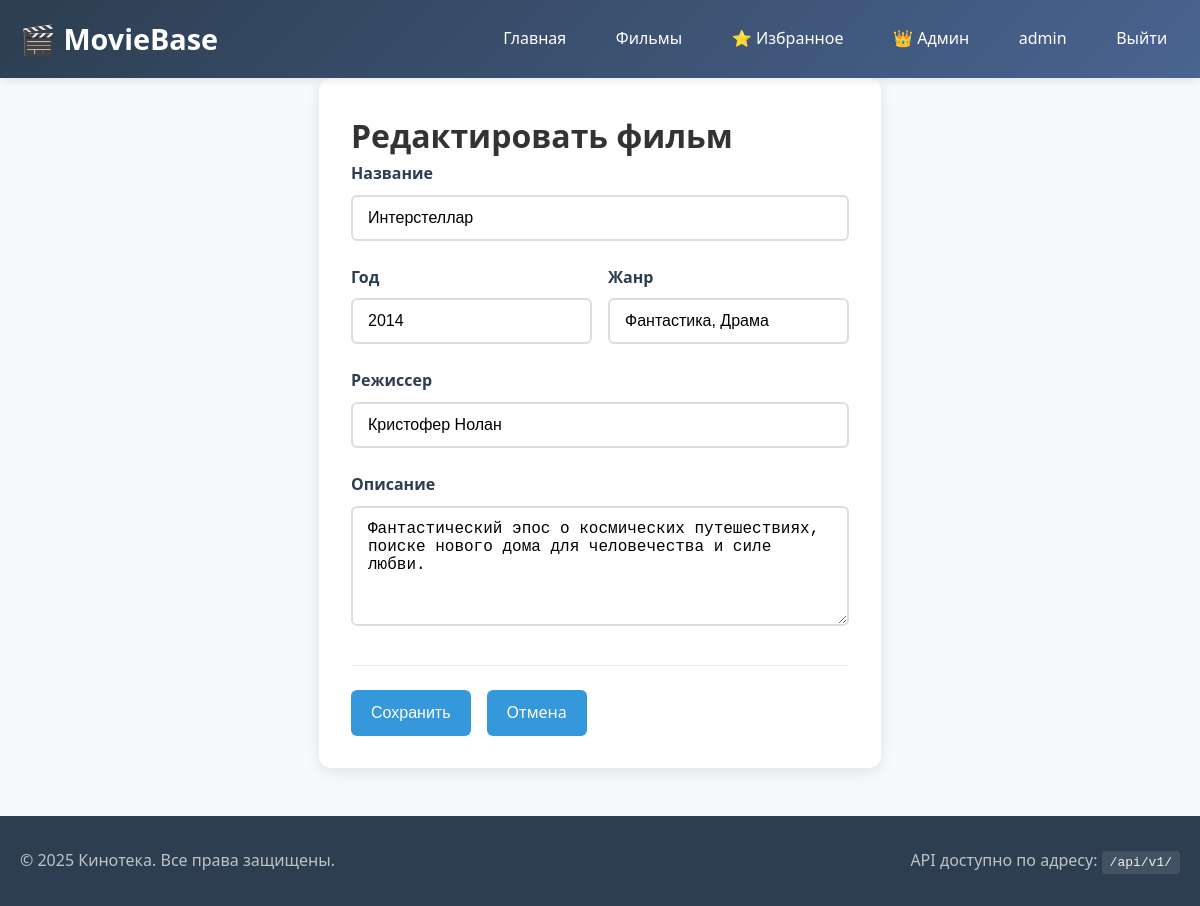
/movie/1/edit (signed in), run on the app's committed database.
### models.py (models this page shows, shortened)
class User(UserMixin, db.Model):
    __tablename__ = 'user'
    id = db.Column(db.Integer, primary_key=True)
    username = db.Column(db.String(80), unique=True, nullable=False)
    email = db.Column(db.String(120), nullable=True)
    password_hash = db.Column(db.String(200))
    is_admin = db.Column(db.Boolean, default=False)
    created_at = db.Column(db.DateTime, default=datetime.utcnow)
    favorite_movies = db.relationship('Movie',
                                      secondary=user_favorites,
                                      backref=db.backref('favorited_by', lazy='dynamic'),
                                      lazy='dynamic')
    reviews = db.relationship('Review', backref='user', lazy='dynamic', cascade='all, delete-orphan')
    reviews = db.relationship('Review', backref='user', lazy='dynamic', cascade='all, delete-orphan')
    favorite_movies = db.relationship('Movie',
                                      secondary=user_favorites,
                                      backref=db.backref('favorited_by', lazy='dynamic'),
                                      lazy='dynamic')

class Movie(db.Model):
    __tablename__ = 'movie'
    id = db.Column(db.Integer, primary_key=True)
    title = db.Column(db.String(200), nullable=False, index=True)
    year = db.Column(db.Integer, nullable=False, index=True)
    director = db.Column(db.String(100))
    description = db.Column(db.Text)
    genre = db.Column(db.String(100))
    rating = db.Column(db.Float, default=0.0)
    created_at = db.Column(db.DateTime, default=datetime.utcnow)
    reviews = db.relationship('Review', backref='movie', lazy='dynamic', cascade='all, delete-orphan')

### app.py (the view, shortened to what this page needs)
@app.route('/movie/<int:movie_id>/edit', methods=['GET', 'POST'])
@login_required
def edit_movie(movie_id):
    if not current_user.is_admin:
        abort(403)
    movie = Movie.query.get_or_404(movie_id)
    form = MovieForm(obj=movie)
    return render_template('movie_add.html', form=form, movie=movie, title='Редактировать фильм')

### app.py
class MovieForm(FlaskForm):
    title = StringField('Название', validators=[DataRequired()])
    year = IntegerField('Год', validators=[DataRequired(), NumberRange(min=1900, max=2100)])
    director = StringField('Режиссер')
    description = TextAreaField('Описание')
    genre = StringField('Жанр')
    submit = SubmitField('Сохранить')

### app.py (called while the page is built)
@login_manager.user_loader
def load_user(user_id):
    return User.query.get(int(user_id))

### templates/movie_add.html (shortened to what this page needs)
{% extends "base.html" %}
{% block content %}
<div class="form-container">
    <h1>{% if movie %}Редактировать фильм{% else %}Добавить новый фильм{% endif %}</h1>
    <form method="POST" class="movie-form">
        <div class="form-group">
            {{ form.title.label }}
            {{ form.title(class="form-control", placeholder="Введите название фильма") }}
        </div>
        <div class="form-row">
            <div class="form-group">
                {{ form.year.label }}
                {{ form.year(class="form-control", placeholder="Год выпуска") }}
            </div>
            <div class="form-group">
                {{ form.genre.label }}
                {{ form.genre(class="form-control", placeholder="Жанр") }}
            </div>
        </div>
        <div class="form-group">
            {{ form.director.label }}
            {{ form.director(class="form-control", placeholder="Режиссер") }}
        </div>
        <div class="form-group">
            {{ form.description.label }}
            {{ form.description(class="form-control", rows=5, placeholder="Описание фильма") }}
        </div>
        <div class="form-actions">
            {{ form.submit(class="btn btn-primary") }}
            <a href="{% if movie %}{{ url_for('movie_detail', movie_id=movie.id) }}{% else %}{{ url_for('movie_list') }}{% endif %}"
               class="btn">Отмена</a>
        </div>
    </form>
</div>
{% endblock %}

### templates/base.html (shortened to what this page needs)
<!DOCTYPE html>
<html lang="ru">
<head>
    <link rel="stylesheet" href="{{ url_for('static', filename='style.css') }}">
</head>
<body>
<nav class="navbar">
    <div class="container">
        <a class="logo" href="{{ url_for('index') }}">🎬 MovieBase</a>
        <div class="nav-links">
            <a href="{{ url_for('index') }}">Главная</a>
            <a href="{{ url_for('movie_list') }}">Фильмы</a>
            {% if current_user.is_authenticated %}
            <a href="{{ url_for('favorites') }}">⭐ Избранное</a>
            {% if current_user.is_admin %}
            <div class="admin-dropdown">
                <a href="#" class="admin-toggle">👑 Админ</a>
            </div>
            {% endif %}
            <a href="{{ url_for('profile') }}">{{ current_user.username }}</a>
            <a href="{{ url_for('logout') }}">Выйти</a>
            {% else %}
            <a href="{{ url_for('login') }}">Войти</a>
            <a href="{{ url_for('register') }}">Регистрация</a>
            {% endif %}
        </div>
    </div>
</nav>
<div class="container">
    {% block content %}{% endblock %}
</div>
<footer>
    <div class="container">
        <p>© 2025 Кинотека. Все права защищены.</p>
        <p>API доступно по адресу: <code>/api/v1/</code></p>
    </div>
</footer>
</body>
</html>

### static/style.css (style rules this page uses)
* { margin: 0; padding: 0; box-sizing: border-box; }
body { font-family: 'Segoe UI', Tahoma, Geneva, Verdana, sans-serif; line-height: 1.6; color: #333; background-color: #f8f9fa; min-height: 100vh; display: flex; flex-direction: column; }
.container { max-width: 1200px; margin: 0 auto; padding: 0 20px; flex: 1; }
.navbar { background: linear-gradient(135deg, #2c3e50, #4a6491); color: white; padding: 1rem 0; box-shadow: 0 2px 10px rgba(0, 0, 0, 0.1); position: sticky; top: 0; z-index: 1000; }
.navbar .container { display: flex; justify-content: space-between; align-items: center; }
.logo { font-size: 1.8rem; font-weight: bold; color: white; text-decoration: none; display: flex; align-items: center; gap: 10px; }
.nav-links { display: flex; gap: 1.5rem; align-items: center; }
.nav-links a { color: white; text-decoration: none; padding: 0.5rem 0.8rem; border-radius: 4px; transition: all 0.3s; font-weight: 500; }
.btn { display: inline-block; padding: 10px 20px; border: none; border-radius: 6px; cursor: pointer; font-size: 1rem; text-decoration: none; transition: all 0.3s; font-weight: 500; }
.btn-primary { background: #3498db; color: white; }
.form-container { max-width: 800px; margin: 0 auto; background: white; padding: 2rem; border-radius: 12px; box-shadow: 0 4px 15px rgba(0, 0, 0, 0.1); }
.form-group { margin-bottom: 1.5rem; }
.form-group label { display: block; margin-bottom: 0.5rem; font-weight: 600; color: #2c3e50; }
.form-control { width: 100%; padding: 12px 15px; border: 2px solid #ddd; border-radius: 6px; font-size: 1rem; transition: border-color 0.3s; }
textarea.form-control { min-height: 120px; resize: vertical; }
.form-row { display: grid; grid-template-columns: 1fr 1fr; gap: 1rem; }
.form-actions { display: flex; gap: 1rem; margin-top: 2rem; padding-top: 1.5rem; border-top: 1px solid #eee; }
footer { background: #2c3e50; color: white; padding: 2rem 0; margin-top: 3rem; text-align: center; }
footer .container { display: flex; justify-content: space-between; align-items: center; flex-wrap: wrap; gap: 1rem; }
footer p { margin: 0; color: #bdc3c7; }
footer code { background: rgba(255, 255, 255, 0.1); padding: 4px 8px; border-radius: 4px; font-family: monospace; color: #ecf0f1; }
.admin-dropdown { position: relative; display: inline-block; }
.admin-toggle { display: flex; align-items: center; gap: 5px; }
.btn { display: inline-block; padding: 10px 20px; background: #3498db; color: white; text-decoration: none; border-radius: 6px; border: none; cursor: pointer; font-size: 1rem; transition: all 0.3s; font-weight: 500; }

### data on the page
User: username "admin"
Movie: title "Интерстеллар", year "2014", genre "Фантастика, Драма", director "Кристофер Нолан", description "Фантастический эпос о космических путешествиях, поиске нового дома для человечества и силе любви."
